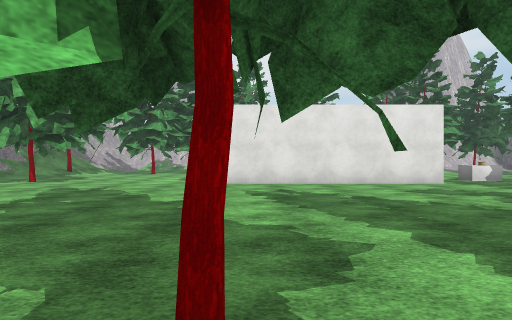
[1] (above)

12 first-person views from a walk through a scene from a Unity 3-D project. The camera is 1.2 m above the floor, looks level and sees 70° across. The floor is counted in squares, 2 m on a side. Each view is taken from the middle of a square. On the plan, view 1 faces up. The plan holds only what a view shows up to about 10 squares ahead; the rest is blank. The place goes on beyond the plan. The player character is not drawn. Some surface patterns are stand-ins.

[2]
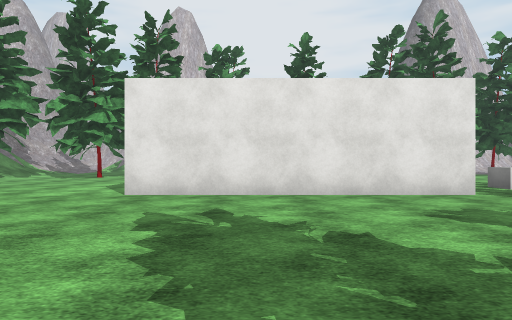

[3]
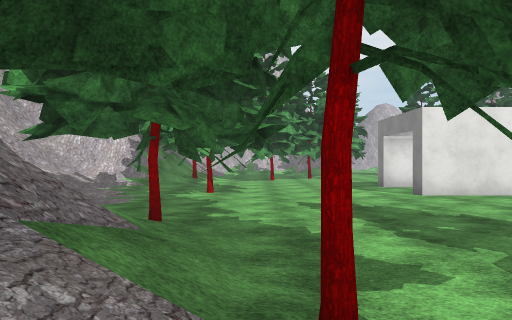

[4]
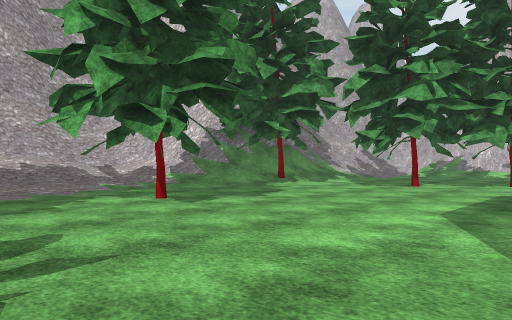

[5]
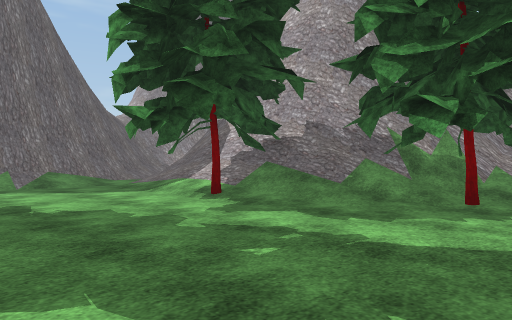

[6]
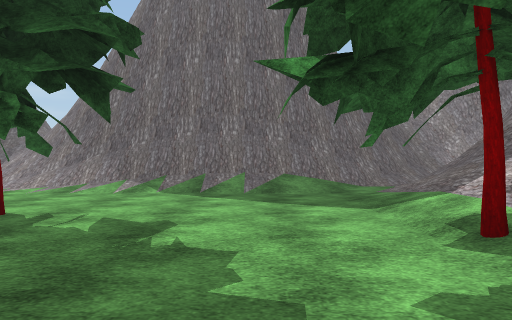

[7]
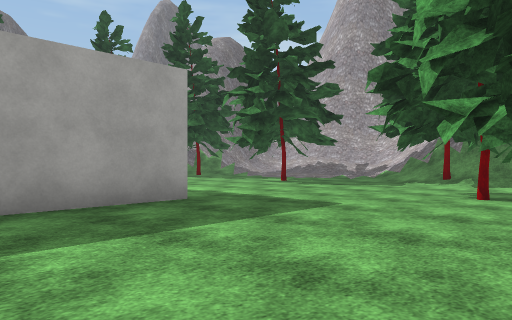

[8]
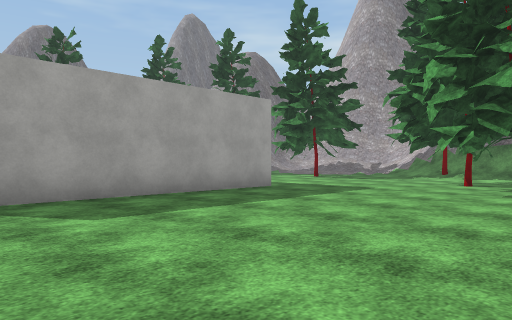

[9]
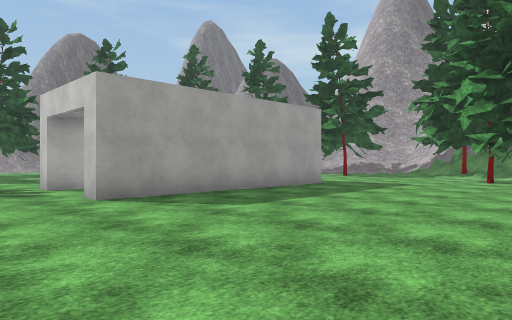

[10]
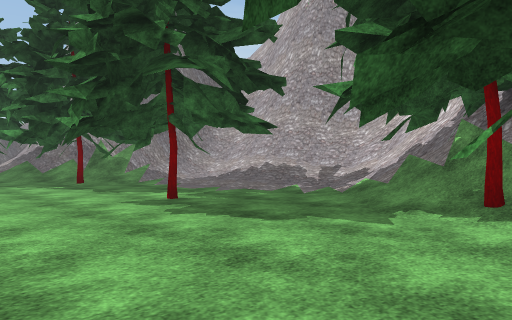

[11]
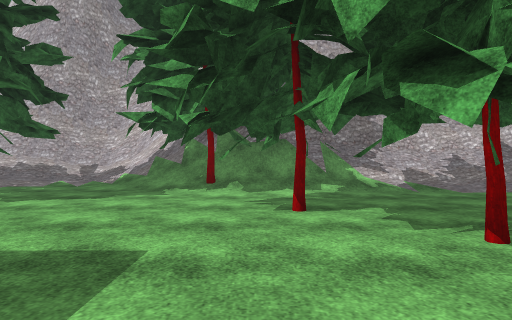

[12]
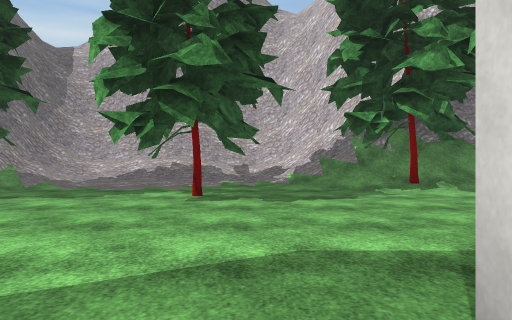

### Floor plan
Key: @ floor where view 1 was taken; # wall or solid block; x gap in a wall; . floor; / step, stairs or slope; = window, fence, low wall or low ledge; B block.
Columns run from 10 left of view 1 to 7 right of it. Each row starts with its distance up from view 1.
 18  #//....    .... .
 17  #//...#.........
 16  #//.#x##.........
 15  ##=.#............
 14  ###.............
 13 ####..............
 12 #//......######...
 11 #/.........   ..B
 10 #/..##...######..
  9 #/..##...........
  8 #/...............
  7 #/..............
  6 #///##..........
  5 ###/# .........
  4   ##//........
  3   ##/##......
  2    ##/#..##..
  1    ##/....#.
  0    # /...#@.
 -1    #//......
 -2     ////////.
 -3    ///####////
 -4   //###  ####/
 -5 ##/=#      ##/

Positions as (right, up) in squares from view 1, and headings:
1: (0, 0), facing up
2: (1, 3), facing up
3: (-5, 1), facing up
4: (-1, 7), facing up-left
5: (-1, 7), facing down-left
6: (-3, 5), facing down
7: (2, 17), facing down-left
8: (5, 18), facing down-left
9: (7, 18), facing down-left
10: (-3, 15), facing down-left
11: (0, 15), facing left
12: (0, 11), facing left
